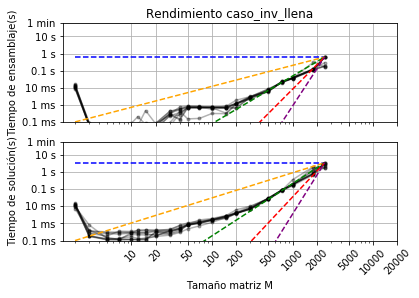

The Python source for this figure:
import matplotlib.pyplot as plt

arch2 = open("Caso_inv_llena.txt", "r")


mat2 = arch2.read()
mat2 = mat2.split("\n")
mat2.pop(0)
mat2.pop(-1)


x=0
tiempo_e_2 = []
tiempo_c_2 = []
tamaño2 = []


M = int(len(mat2)/10)

for d in mat2:
    l=d.split()
    tiempo_e_2.append(float(l[0]))
    tiempo_c_2.append(float(l[1]))
    tamaño2.append(float(l[2]))
    x+=1        
       
    
arch2.close()



#x2 = ["10","20","50","100","200","500","1000","2000","5000","10000","20000"]
#T2 = [10,20,50,100,200,500,1000,2000,5000,10000,20000]

x2 = ["10","20","50","100","200","500","1000","2000","5000","10000","20000","50000","100000","200000","500000","1000000","2000000","5000000","5000000000"]
T2 = [10,20,50,100,200,500,1000,2000,5000,10000,20000,50000,100000,200000,500000,1000000,2000000,5000000, 5000000000000]

y2 = ["0.1 ms", "1 ms", "10 ms","0.1 s", "1 s", "10 s", "1 min", "10 min"]
dt2 = [0.1/1000,1/1000,10/1000,0.1,1,10,60,60*10]
#y2 = ["0.1 ms", "1 ms", "10 ms","0.1 s", "1 s", "10 s", "1 min"]
#dt2 = [0.1/1000,1/1000,10/1000,0.1,1,10]


plt.figure(1)
plt.subplot(2,1,1)
plt.title("Rendimiento caso_inv_llena")
i=0
j=0
while i < 10:
    while j < len(mat2):
        plt.loglog(tamaño2[j:j+21],tiempo_e_2[j:j+21], "o-",alpha=0.3,ms=3,color="k")
        j+=M
    i+=1


plt.hlines(y=max(tiempo_e_2), xmin=min(tamaño2), xmax=max(tamaño2), linestyle="--", color="blue", label="Constante")

principio=dt2[0]
fin=max(tiempo_e_2)

eje_y_1=[principio,fin]
eje_x_1=[tamaño2[0],tamaño2[-1]]

eje_y_2=[principio**2,fin]
eje_x_2=[tamaño2[0]**2,tamaño2[-1]]

eje_y_3=[principio**3,fin]
eje_x_3=[tamaño2[0]**3,tamaño2[-1]]

eje_y_4=[principio**4,fin]
eje_x_4=[tamaño2[0]**4,tamaño2[-1]]


plt.loglog(eje_x_1,eje_y_1, linestyle="--", color="orange", label="O(N)")
plt.loglog(eje_x_2,eje_y_2, linestyle="--", color="green", label="O(N2)") 
plt.loglog(eje_x_3,eje_y_3, linestyle="--", color="red", label="O(N3)")
plt.loglog(eje_x_4,eje_y_4, linestyle="--", color="purple", label="O(N4)") 

    

plt.yticks(dt2, y2)
plt.xticks(T2, x2, rotation=45)
plt.xticks(T2, ["","","","","","","","","",""])
plt.xlim(right=20000)
plt.ylim(bottom=dt2[0], top=dt2[-2])
plt.grid()
plt.ylabel("Tiempo de ensamblaje(s)")


plt.subplot(2,1,2)
i=0
j=0
while i < 10:
    while j < len(mat2):
        plt.loglog(tamaño2[j:j+21],tiempo_c_2[j:j+21], "o-",alpha=0.3,ms=3,color="k")
        j+=M
    i+=1


plt.hlines(y=max(tiempo_c_2), xmin=min(tamaño2), xmax=max(tamaño2), linestyle="--", color="blue", label="Constante")

principio=dt2[0]
fin=max(tiempo_c_2)

eje_y_1=[principio,fin]
eje_x_1=[tamaño2[0],tamaño2[-1]]

eje_y_2=[principio**2,fin]
eje_x_2=[tamaño2[0]**2,tamaño2[-1]]

eje_y_3=[principio**3,fin]
eje_x_3=[tamaño2[0]**3,tamaño2[-1]]

eje_y_4=[principio**4,fin]
eje_x_4=[tamaño2[0]**4,tamaño2[-1]]


plt.loglog(eje_x_1,eje_y_1, linestyle="--", color="orange", label="O(N)")
plt.loglog(eje_x_2,eje_y_2, linestyle="--", color="green", label="O(N2)") 
plt.loglog(eje_x_3,eje_y_3, linestyle="--", color="red", label="O(N3)")
plt.loglog(eje_x_4,eje_y_4, linestyle="--", color="purple", label="O(N4)") 

    

plt.yticks(dt2, y2)
plt.xticks(T2, x2, rotation=45)
plt.xticks(T2, x2)
plt.xlim(right=20000)
plt.ylim(bottom=dt2[0], top=dt2[-2])
plt.grid()
plt.ylabel("Tiempo de solución(s)")
plt.xlabel("Tamaño matriz M")


plt.show()
